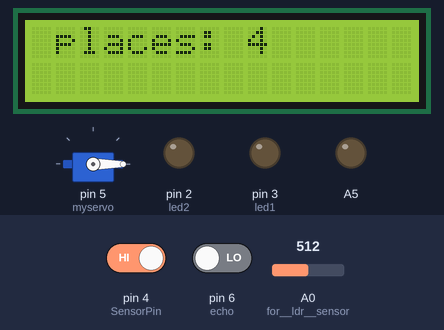
Bench run of a sketch on a simulated Arduino Uno, built with avr-gcc and run on an emulated ATmega328P. On the bench: 16×2 character LCD, servo, output pins drawn as LEDs (lit = HIGH). Inputs (shaded band) come from the test bench; at power-on: pin 4 (SensorPin) HIGH, A0 (for__ldr__sensor) = 512, pin 6 (echo) LOW. Pins used as bus, display or sensor lines are not drawn.

Above: at 1.2 s.
1.3 s: pin 4 (SensorPin) driven LOW
At 2.63 s:
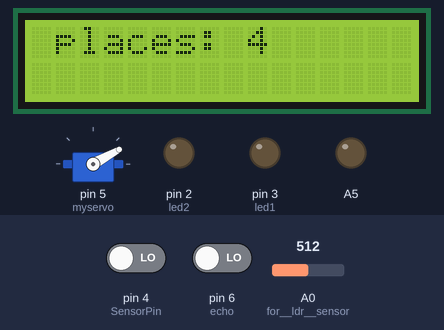
4.3 s: A0 (for__ldr__sensor) set to 308
7.3 s: A0 (for__ldr__sensor) set to 286
10.3 s: pin 4 (SensorPin) driven HIGH
At 11.5 s:
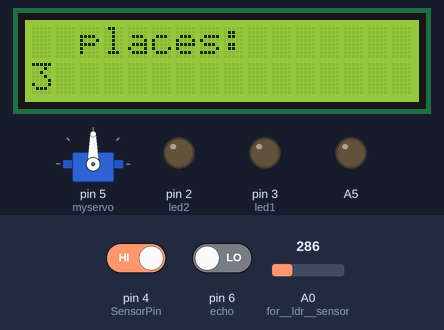
11.8 s: pin 4 (SensorPin) driven LOW
At 29.5 s:
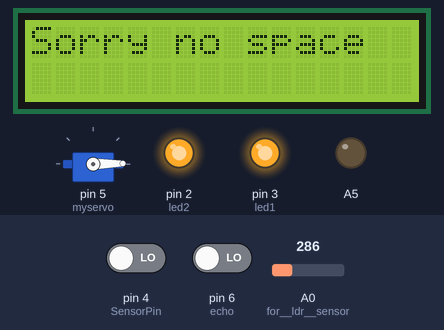
Timing chart, 0 to 29.8 s (numbered marks = the images above; inputs shaded):
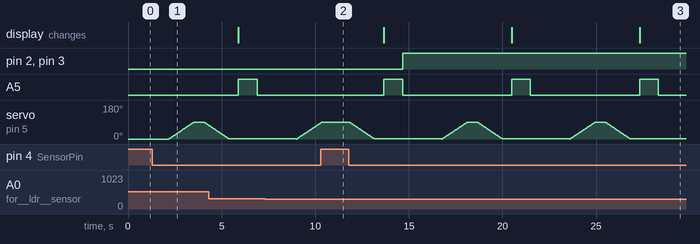

Measured:
- after the input at 10.3 s, servo on pin 5 (myservo): goes on until 10.4 s, then stays 90°

The sketch:

parkingsys.ino
```cpp
#include <Servo.h>
#include<LiquidCrystal.h>
#define trig 7
#define echo 6
Servo myservo;
int  rs=13 ,en=12, d4=11,d5=10,d6=9,d7=8;
LiquidCrystal lcd (rs,en,d4,d5,d6,d7);
int counter=4 ;
float dis =0,dur=0;
int SensorPin = 4;
int led1 =3 ;
int led2 =2 ;
int led_for_test =1;
//===================================================================
void setup() {
  // put your setup code here, to run once:
lcd.begin(16,2);
Serial.begin(9600);
pinMode(trig,OUTPUT);
pinMode(echo,INPUT);
myservo.attach(5);
pinMode(SensorPin, INPUT); // for ir sensor
 myservo.write(0);
 pinMode(A0, INPUT); //  for  ldr  sensor
pinMode(led1,OUTPUT);  // for the led  1
pinMode(led2,OUTPUT);  // for the led  2
 lcd.print(" places: 4");
pinMode(A5,OUTPUT);
}
// //====================================================================
void l_c_d(int counter){
             // test passed but we need to  make it again  on the real  maket
      lcd.clear();
  lcd.setCursor(1, 0);
  if(counter>0){
  lcd.print(" places:");
    lcd.setCursor(0, 1);
   lcd.print(counter); }

   else{
    lcd.clear();
      lcd.print("Sorry no space ");
   }
}
// ======================================================================

float ultra_sonic(){       //  test passed
digitalWrite(trig,LOW);
delayMicroseconds(2);
digitalWrite(trig,HIGH);
delayMicroseconds(10);
digitalWrite(trig,HIGH);
dur=pulseIn(echo,HIGH);
dis=(dur*.0343)/2;
// Serial.print(dis);
// Serial.print("\n");
delay(100);
 return dis;
}
//=============================================================================
//  best code for servo  motor to save it from burnning
void open_servomotor()          // still need to test
 {
for(int i=0 ;i<=90;i++){
  myservo.write(i);
  delay(15);
}
delay(500);

}
//================================================================================
void close_servomotor()          // still need to test
 {

for(int i=90 ;i>0;i--){
  myservo.write(i);
  delay(15);
}
delay(500);

}

//================================================================================


void controlling_light(){
if (analogRead(A0)<=300){   //  modifiy it on the maket
  // turn on the led
  digitalWrite(3,HIGH);
  digitalWrite(2,HIGH);                         /// this part of code to  control the light of the parking depend on (ldr reading)
                                               //(morning or night)

}
else{    //  turn of the led
  digitalWrite(3,0);
  digitalWrite(2,0);
}
}

//===============================================================================


void loop() {

  controlling_light();

// //============================================================
 digitalWrite(A5,0);
    delay(1000);  //  just for indicaton the compiler position
 //===========================================================
if(ultra_sonic()<=20&&counter>0) /////       modifiy this on the maket
{                    /// this part of code in  case of the car Entre the parking
open_servomotor();
    while(1){
    if(digitalRead(SensorPin)==0)
    {close_servomotor();
      counter--;
    l_c_d(counter);
    break;
    }

    }
}


// // ================================================================
 else if (digitalRead(SensorPin)==0)                     /// this part of code in  case of the car leave  the parking
{
open_servomotor();
   // modifiy on the maket
 while(1){
    if(ultra_sonic()<=20){
      close_servomotor();
    counter++;
    l_c_d(counter);
    break;
    }

}
   }

      digitalWrite(A5,1); //  just for indicaton the compiler position
       delay(1000);


}
```
